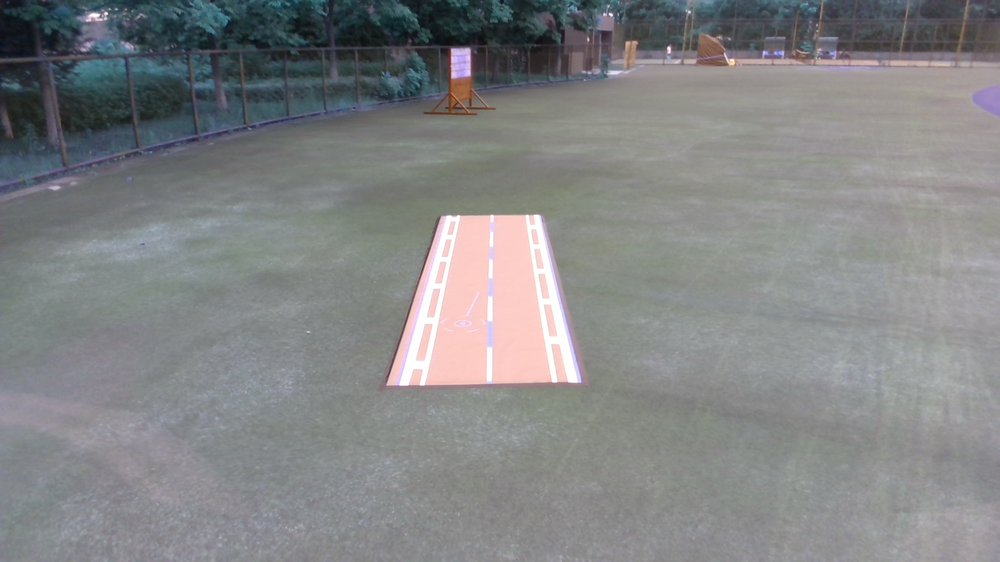
#> input picture Python/1717314772141232491.png, 1000 x 562 px, shrunk from 1920 x 1080 before the run
$ python img_channels_.py
#> lines starting #> are read from the running program, lines starting #| are printed output that depends on the picture
import cv2 as cv
import numpy as np

img = cv.imread("./1717314772141232491.png", cv.IMREAD_COLOR)
#> img is the input picture: shape (562, 1000, 3); mean B, G, R 133, 132.2, 130.8
img_bchannel = img[:, :, 0]
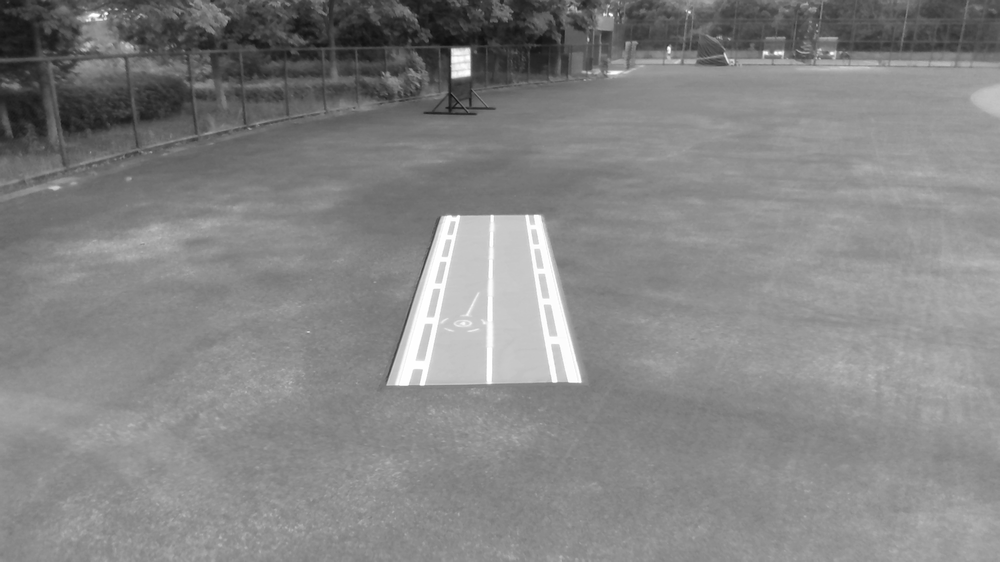
#> img_bchannel: shape (562, 1000); min 14, max 255, mean 133
img_gchannel = img[:, :, 1]
img_rchannel = img[:, :, 2]
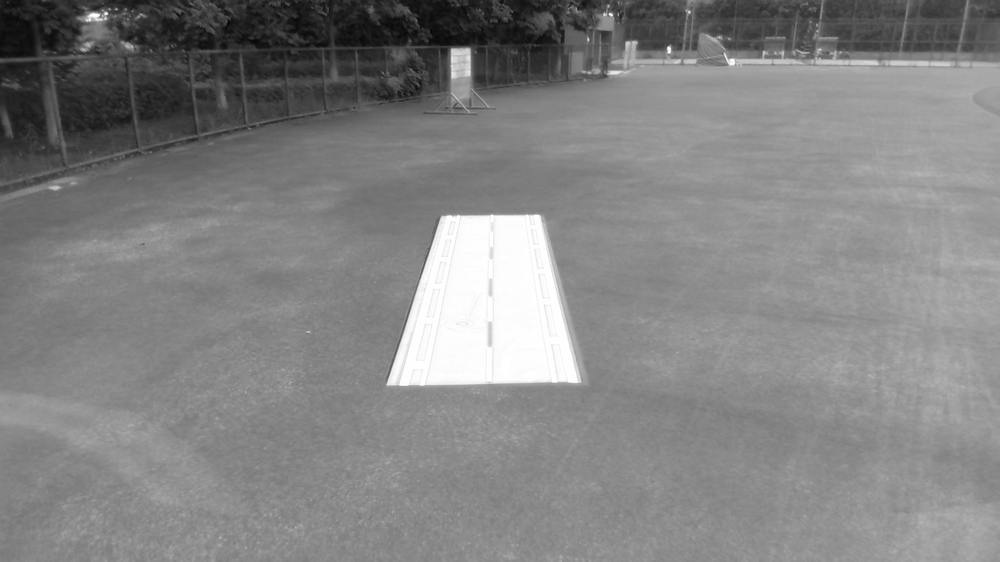
#> img_rchannel: shape (562, 1000); min 0, max 255, mean 130.8

cv_image = np.dstack((img_rchannel, img_gchannel, img_bchannel))

cv.imshow("img", cv_image)
cv.waitKey()

$ run again, with Python/000047.png copied over Python/1717314772141232491.png
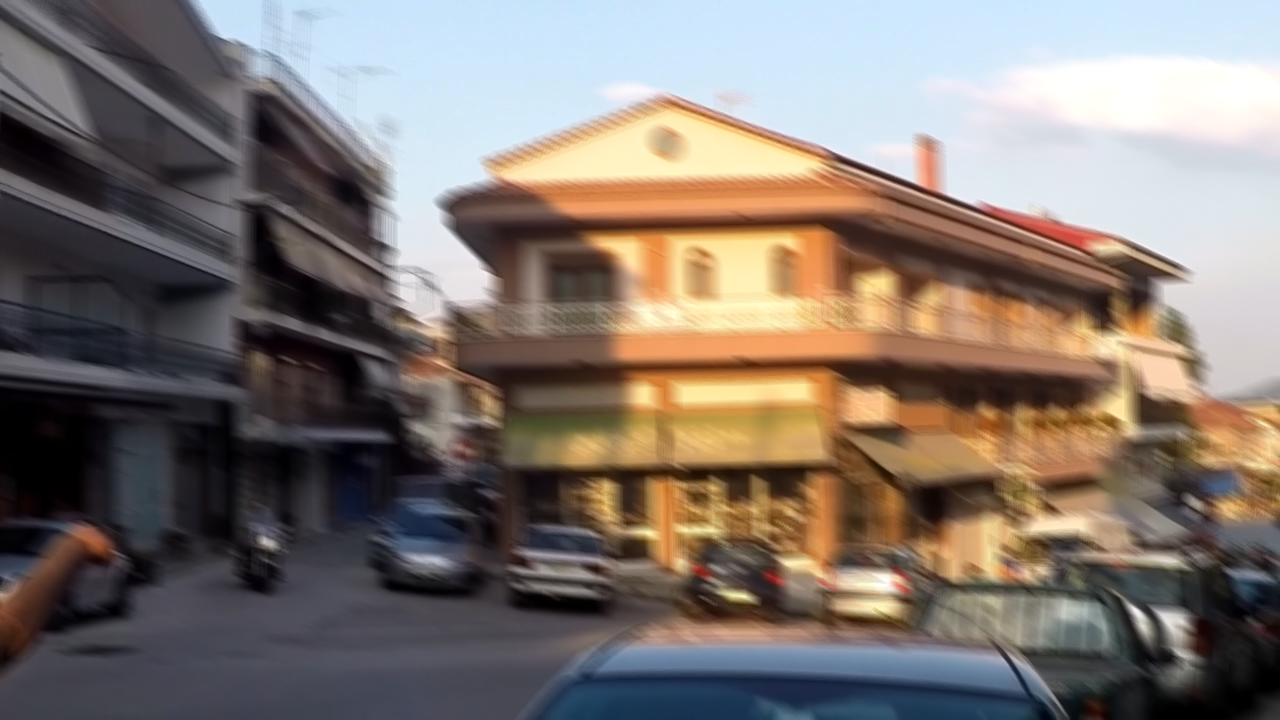
#> input picture Python/000047.png, 1280 x 720 px
#> img is the input picture: shape (720, 1280, 3); mean B, G, R 111.3, 117.7, 127.9
#> `img_gchannel = img[:, :, 1]`:
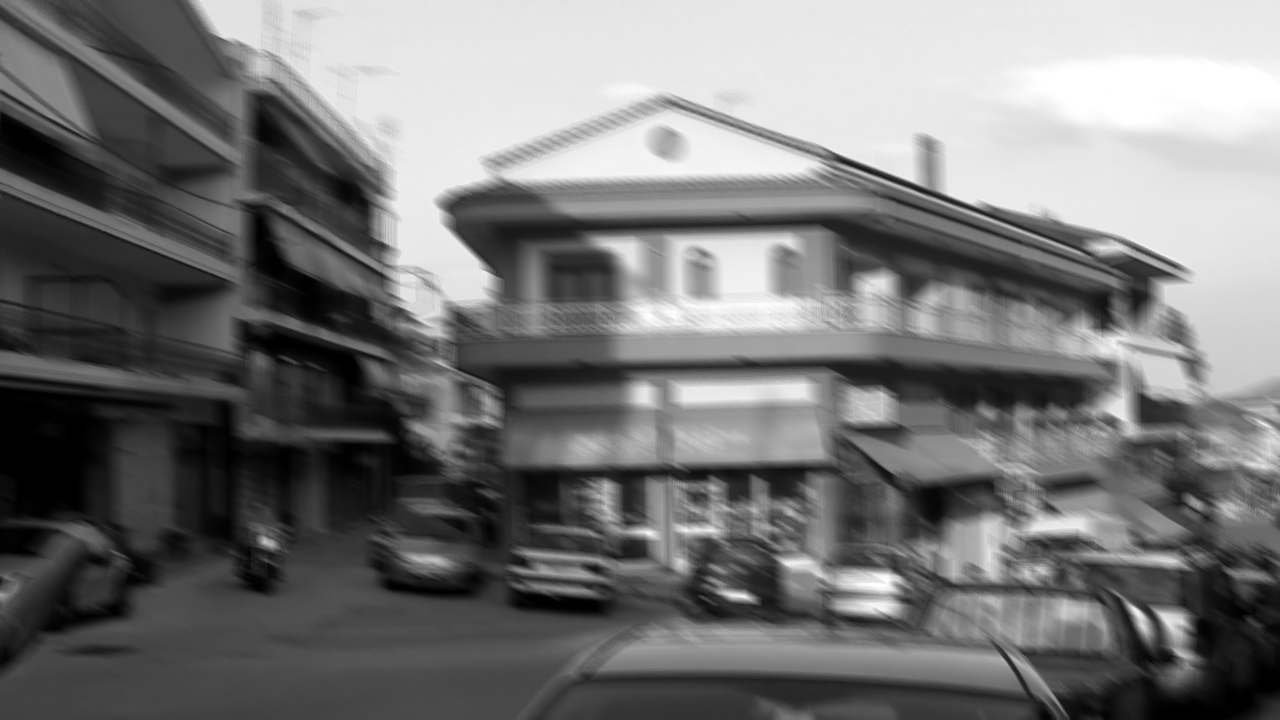
#> img_gchannel: shape (720, 1280); min 0, max 255, mean 117.7
#> `img_rchannel = img[:, :, 2]`:
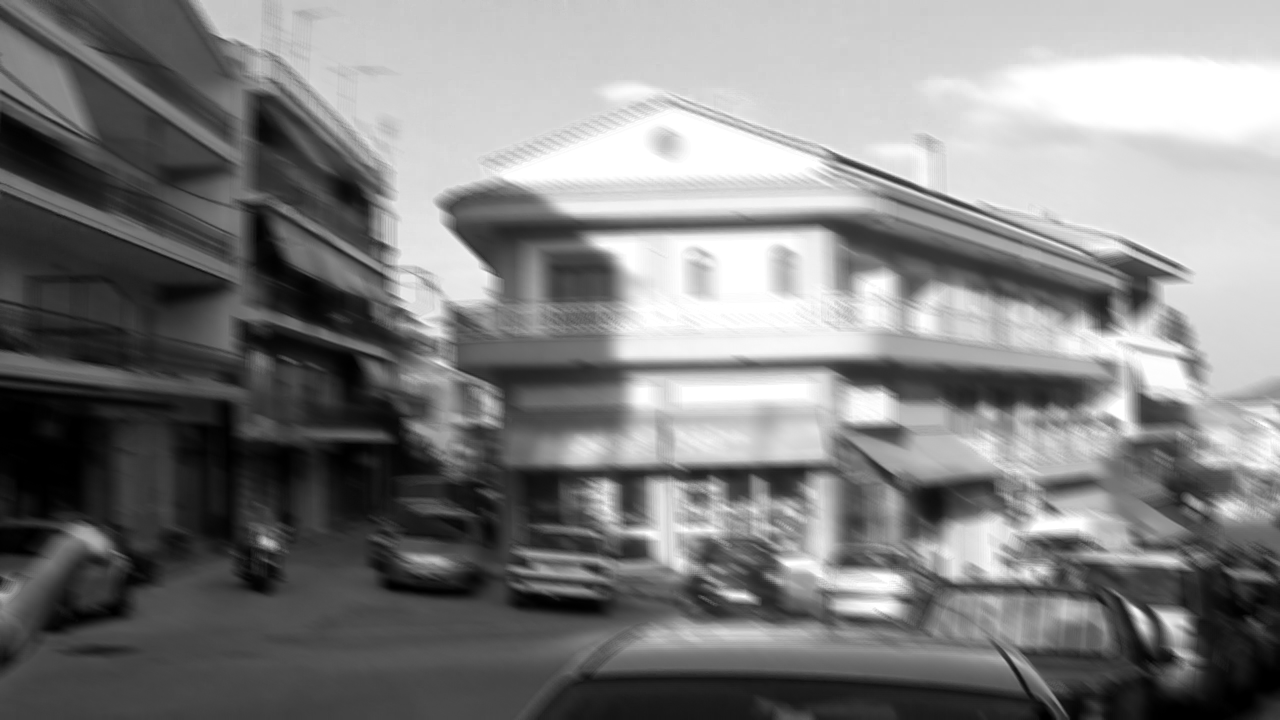
#> img_rchannel: shape (720, 1280); min 0, max 255, mean 127.9

$ run again, with Python/1.png copied over Python/1717314772141232491.png
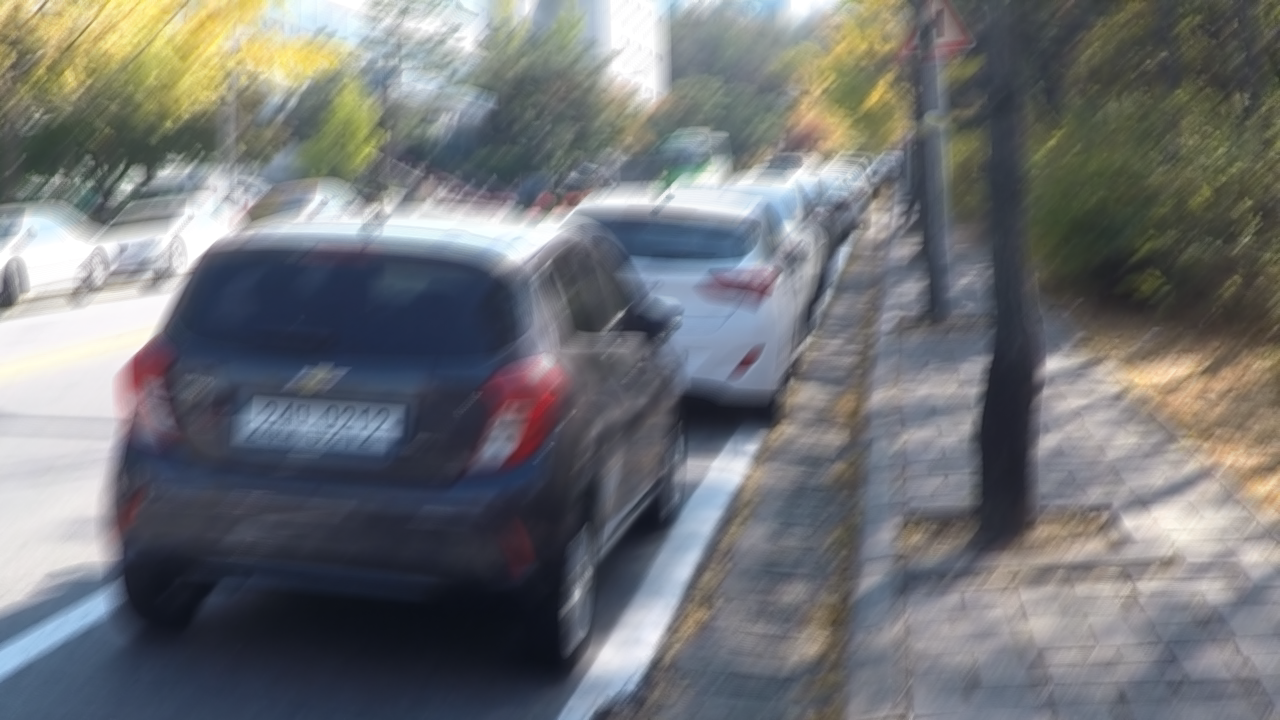
#> input picture Python/1.png, 1280 x 720 px
#> img is the input picture: shape (720, 1280, 3); mean B, G, R 117, 114.8, 112.8
#> `img_bchannel = img[:, :, 0]`:
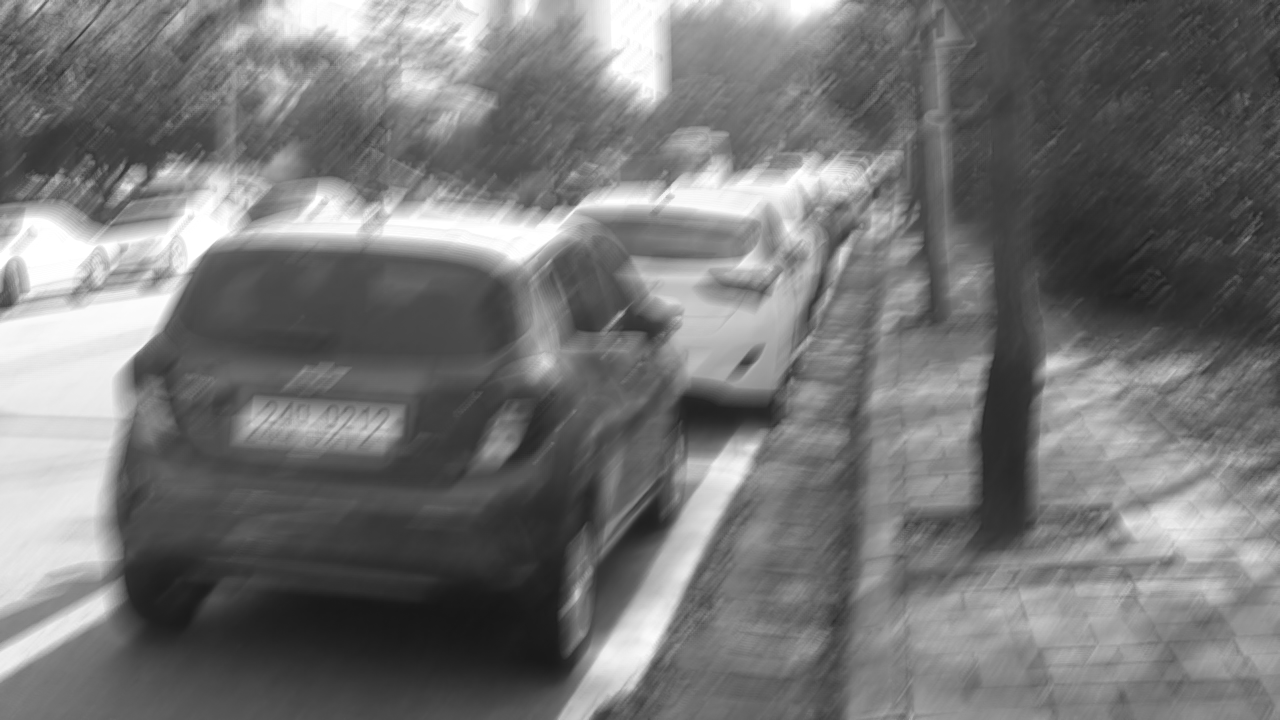
#> img_bchannel: shape (720, 1280); min 22, max 255, mean 117
#> `img_rchannel = img[:, :, 2]`:
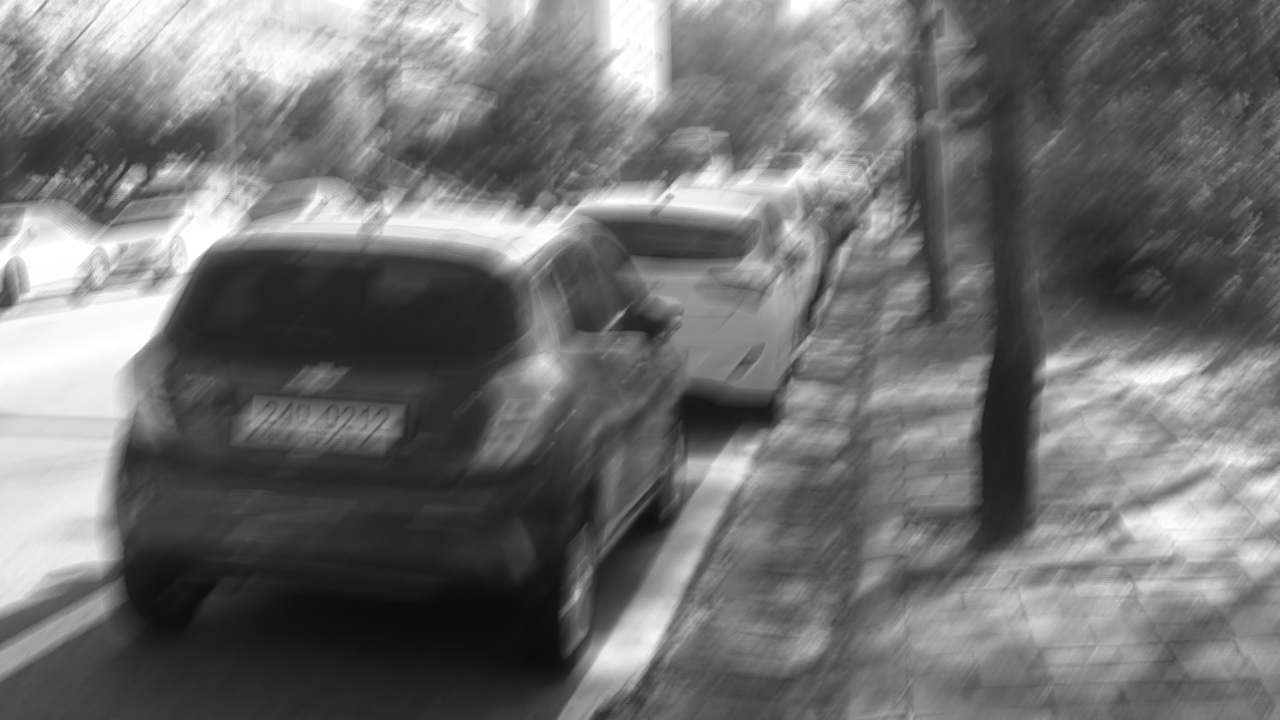
#> img_rchannel: shape (720, 1280); min 10, max 255, mean 112.8
